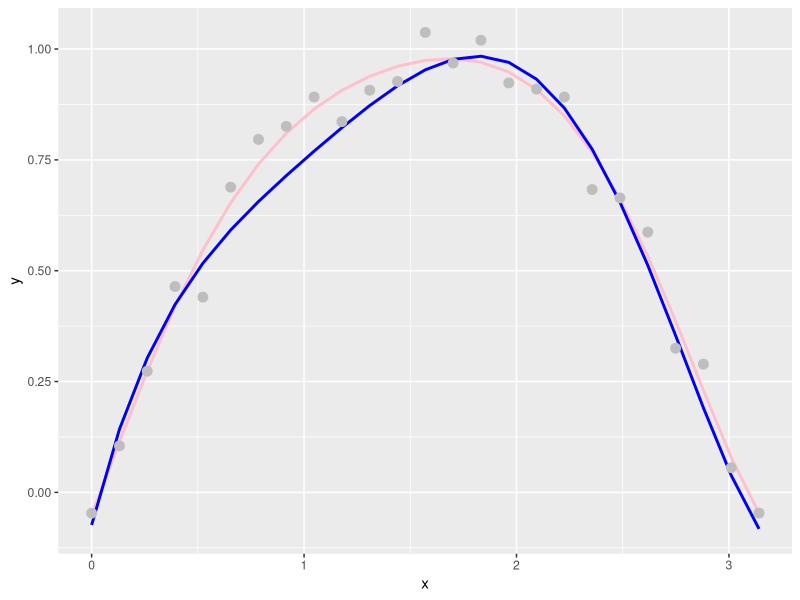
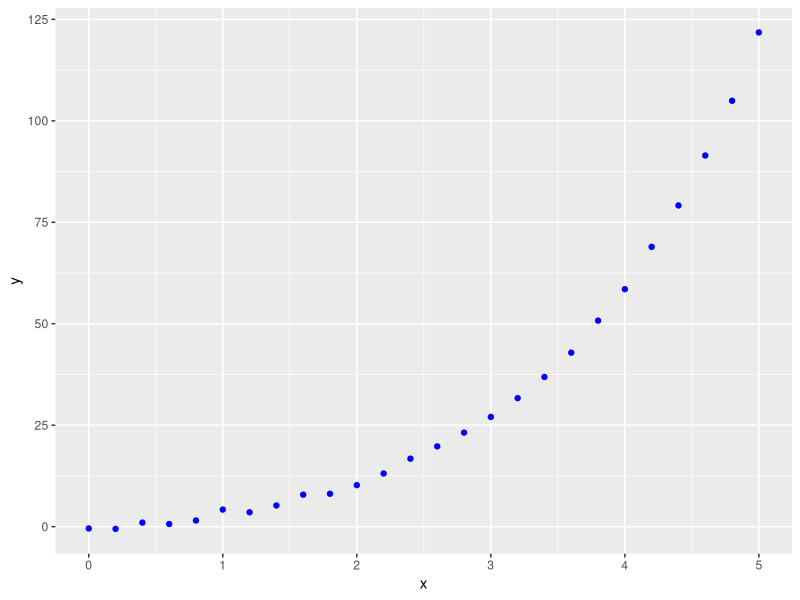
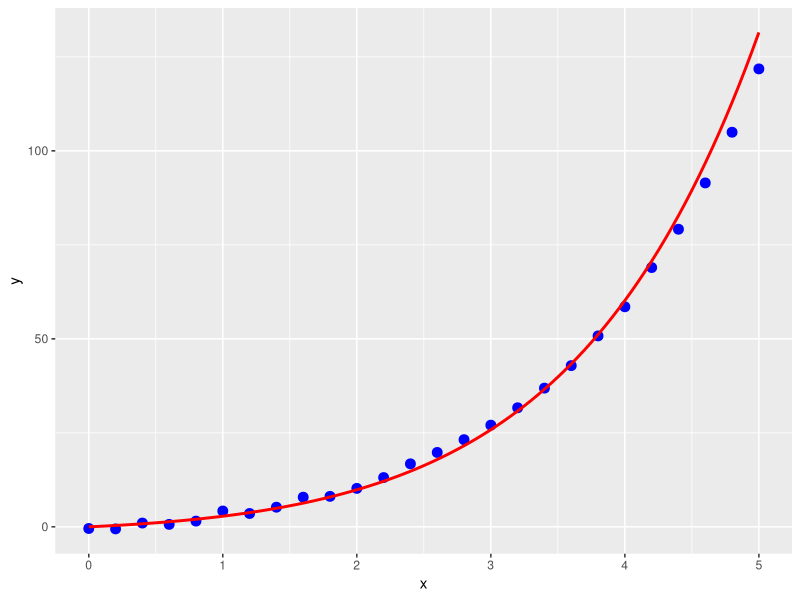

Write the R code that produced these figures, in order.
install.packages("pracma")
library(pracma)

#多项式差值与拟合
##pracma包是一个科学计算的包，有很多现成的函数可以使用。使用install.packages("parcma")可以安装。
#关键函数：
#* polyfit(x, y, n) 产生多项式系数,幂次由高到低, n < (length(x)-1)则自动拟合数据
#* polyfix(x, y, n, xfix, yfix) 同样是参数多项式系数，参数xfix，yfix表示参考点坐标，即保证拟合曲线一定过该点
#* polyval(p, x) 根据多项式系数向量P,产生多项式，然后根据该多项式计算x坐标的的值：


library(ggplot2)

set.seed(1)
x <- seq(0, pi, length.out = 25)
y <- sin(x) + 0.05 * runif(length(x), -2, 2)
p1 <- polyfit(x, y, 6)  # 拟合6阶多项式,返回长度为7的向量
p2 <- polyfix(x, y, 6, xfix = c(1, 3), yfix = c(0.75, 0.05))
p3 <- polyval(p1, x)

data1 <- data.frame(x = x, y = p3, y_fix = polyval(p2, x), y_point = y, stringsAsFactors = F)
g1 <- ggplot(data1) + geom_line(aes(x, y), color = "pink", size = 1) + geom_line(aes(x,                                                                                     y_fix), color = "blue", size = 1) + geom_point(aes(x, y_point), color = "grey", 
                                                                                                                                    size = 3)
g1


#线性拟合
#步骤： * 首先是数据预处理(包括剔除异常值，数据规范化：去除单位，减去最小值，除以最大值，使数据在(0, 1)区间内)
#* 然后是画散点图，根据点的分布，建立函数关系(不一定是线性函数)
#* 然后根据该函数关系，推导出线性函数关系
#* 根据该线性函数关系，进行线性拟合，解出相关系数，将解带入原函数，绘函数图像

#利用数据变换进行数据拟合
#因为线性拟合的步奏比较多，线性回归结果一样， 所以代码中直接使用线性回归代替，但数据变换过程才是关键，也是线性拟合可以拟合出曲线的关键。

set.seed(11)
black <- function(x) {
  2 * x * exp(0.5 * x) + runif(length(x), min = -1, max = 1)
}
x_test <- seq(0, 5, 0.2)
y_test <- black(x_test)

rigion <- data.frame(x = x_test, y = y_test)  # 预处理后的数据
ggplot(rigion, aes(x, y)) + geom_point(color = "blue")  # 画散点图，从图中可以建立指数函数模型
# 函数模型：y = c1*t*exp(c2*t), 函数线性化：lny = lnc1 + lnt + c2*t
# 替换变量,将未知量成为线性函数的系数：lny -lnt = c2*t + k,
# 自变量为t,因变量为lny-lnt,求系数 线性拟合求：k, c2
fun_y <- log(y_test, base = exp(1)) - log(x_test, base = exp(1))
fun_x <- x_test
relation <- lm(fun_y ~ fun_x)  # 建立线性关系
print(relation)  # 查看关系系数，结果c2 = 0.5583, k = 0.4780
k <- relation[[1]][1]
c2 <- relation[[1]][2]

# 带入c2和k的值，求出c1 = e^k
c1 <- exp(k)
# 函数模型为：
fun_last <- function(x) {
  c1 * x * exp(c2 * x)
}
# 绘拟合后的图形
ggplot(rigion, aes(x, y)) + geom_point(color = "blue", size = 3) + stat_function(fun = fun_last, 
                                                                                 color = "red", size = 1)




